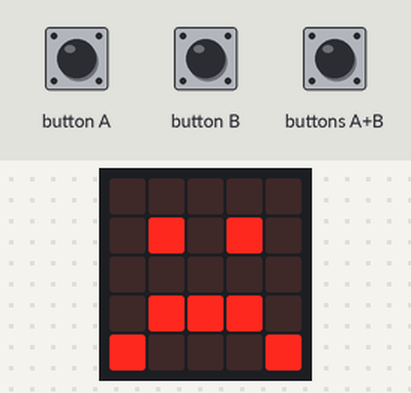
The program below on a simulated BBC micro:bit running MicroPython. Parts: the board's 5×5 LED display. The test bench sets the inputs (shaded band).

Above: at 1.2 s.
1.3 s: button A pressed for 0.15 s
At 1.37 s:
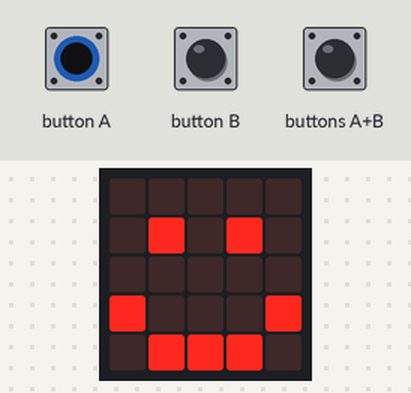
2.9 s: button B pressed for 0.15 s
At 2.97 s:
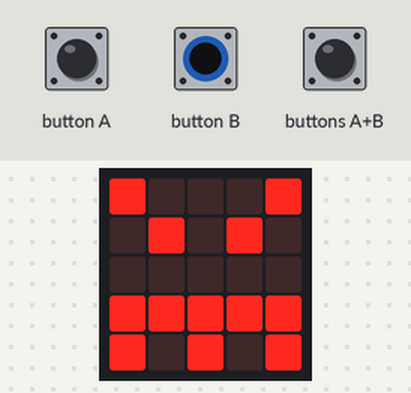
4.5 s: buttons A+B pressed for 0.15 s
At 4.57 s:
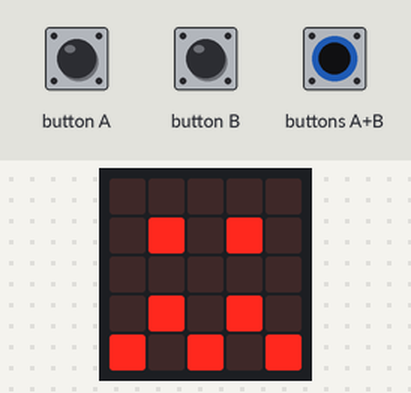
6.1 s: buttons A+B pressed for 3.2 s
10.8 s: button A pressed for 3.2 s
At 11.2 s:
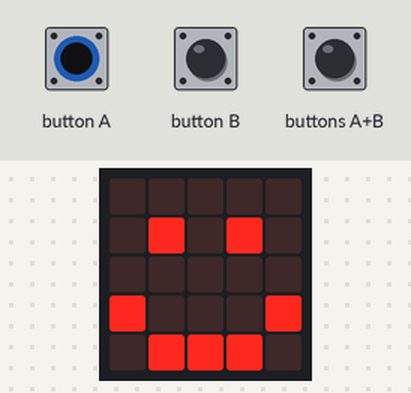
Timing chart, 0 to 13.8 s (numbered marks = the images above; inputs shaded):
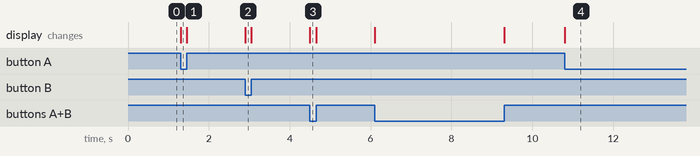

The program:

ButtonEmotes.py
```python
# Add your Python code here. E.g.
from microbit import *


while True:
    if button_b.is_pressed() and button_a.is_pressed():
        display.show(Image.CONFUSED)
    elif button_a.is_pressed():
        display.show(Image.HAPPY)
    elif button_b.is_pressed():
        display.show(Image.ANGRY)
    else:
        display.show(Image.SAD)

display.clear()
```

Measured:
- after the input at 1.3 s, the display: changes at once (image 1)
- after the input at 2.9 s, the display: changes at once (image 2)
- after the input at 4.5 s, the display: changes at once (image 3)
- after the input at 10.8 s, the display: changes at once (image 4)
